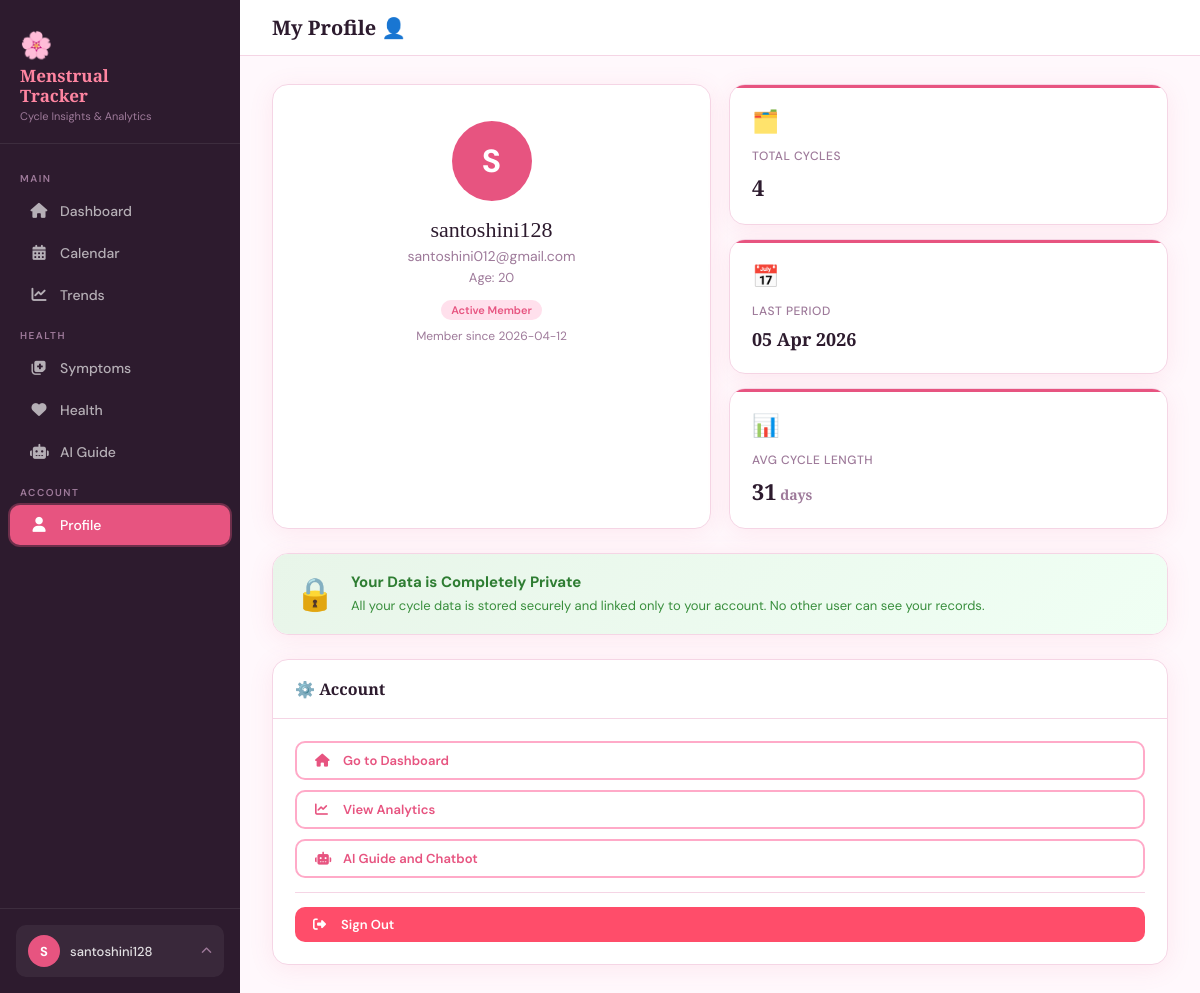
Screenshot of /profile (signed in) with the database file from the repository.
### tables this page shows
CREATE TABLE users (
            id INTEGER PRIMARY KEY AUTOINCREMENT,
            username TEXT NOT NULL UNIQUE,
            email TEXT NOT NULL UNIQUE,
            password TEXT NOT NULL,
            age INTEGER,
            created_at TEXT DEFAULT (datetime('now'))
        );

CREATE TABLE cycles (
            id INTEGER PRIMARY KEY AUTOINCREMENT,
            user_id INTEGER NOT NULL,
            start_date TEXT NOT NULL,
            end_date TEXT,
            symptoms TEXT,
            mood TEXT,
            notes TEXT,
            created_at TEXT DEFAULT (datetime('now')),
            FOREIGN KEY (user_id) REFERENCES users(id)
        );

### app.py (the view)
@app.route('/profile')
@login_required
def profile():
    uid    = session['user_id']
    conn   = get_db()
    user   = conn.execute('SELECT * FROM users WHERE id=?', (uid,)).fetchone()
    cycles = conn.execute('SELECT * FROM cycles WHERE user_id=? ORDER BY start_date DESC', (uid,)).fetchall()
    conn.close()
    if user is not None:
        user = dict(user)
    else:
        user = {'username': session.get('username', 'User'), 'email': '', 'age': None, 'created_at': ''}
    stats = compute_stats(cycles)
    return render_template('profile.html', username=session['username'], user=user, stats=stats)

### app.py (called while the page is built)
def get_db():
    conn = sqlite3.connect(DB_PATH)
    conn.row_factory = sqlite3.Row
    return conn

def login_required(f):
    @wraps(f)
    def decorated(*args, **kwargs):
        if 'user_id' not in session:
            return redirect(url_for('login'))
        return f(*args, **kwargs)
    return decorated

def compute_stats(cycles):
    if not cycles:
        return {'last_period': 'N/A', 'next_period': 'N/A', 'avg_cycle': 'N/A', 'count': 0}
    def val(c, key):
        return c[key] if isinstance(c, dict) else c[key]
    start_dates = [val(c, 'start_date') for c in cycles if val(c, 'start_date')]
    if not start_dates:
        return {'last_period': 'N/A', 'next_period': 'N/A', 'avg_cycle': 'N/A', 'count': len(cycles)}
    dates = sorted([datetime.strptime(d, '%Y-%m-%d') for d in start_dates])
    last = dates[-1]
    avg = 28
    if len(dates) >= 2:
        gaps = [(dates[i+1] - dates[i]).days for i in range(len(dates) - 1)]
        avg = round(sum(gaps) / len(gaps))
    next_p = last + timedelta(days=avg)
    return {
        'last_period': last.strftime('%d %b %Y'),
        'next_period': next_p.strftime('%d %b %Y'),
        'avg_cycle':   avg,
        'count':       len(cycles)
    }

### templates/profile.html (shortened to what this page needs)
{% extends "base.html" %}
{% block page_title %}My Profile 👤{% endblock %}
{% block content %}
<div class="grid-2 mb-6">
    <div class="card">
        <div class="card-body" style="text-align:center;padding:36px 24px;">
            <div style="width:80px;height:80px;border-radius:50%;background:var(--pink);display:flex;align-items:center;justify-content:center;font-size:32px;font-weight:700;color:white;margin:0 auto 16px;">
                {{ username[0].upper() if username else 'U' }}
            </div>
            <div style="font-family:'Playfair Display',serif;font-size:22px;color:var(--deep);margin-bottom:4px;">
                {{ username or 'User' }}
            </div>
            {% if user %}
            <div style="color:var(--muted);font-size:14px;margin-bottom:4px;">{{ user['email'] }}</div>
            {% if user['age'] %}<div style="color:var(--muted);font-size:13px;">Age: {{ user['age'] }}</div>{% endif %}
            {% endif %}
            <div style="margin-top:12px;"><span class="badge badge-pink">Active Member</span></div>
            {% if user and user['created_at'] %}
            <div style="margin-top:8px;font-size:12px;color:var(--muted);">Member since {{ user['created_at'][:10] }}</div>
            {% endif %}
        </div>
    </div>
    <div style="display:flex;flex-direction:column;gap:14px;">
        <div class="stat-card">
            <div class="stat-icon">🗂️</div>
            <div class="stat-label">Total Cycles</div>
            <div class="stat-value">{{ stats.count }}</div>
        </div>
        <div class="stat-card">
            <div class="stat-icon">📅</div>
            <div class="stat-label">Last Period</div>
            <div class="stat-value" style="font-size:18px;">{{ stats.last_period }}</div>
        </div>
        <div class="stat-card">
            <div class="stat-icon">📊</div>
            <div class="stat-label">Avg Cycle Length</div>
            <div class="stat-value">
                {{ stats.avg_cycle }}{% if stats.avg_cycle != 'N/A' %}<span style="font-size:14px;color:var(--muted);"> days</span>{% endif %}
            </div>
        </div>
    </div>
</div>
<div class="card mb-6">
    <div class="card-body" style="display:flex;align-items:center;gap:16px;padding:18px 22px;background:linear-gradient(135deg,#E8F5E9,#F0FFF4);">
        <div style="font-size:32px;">🔒</div>
        <div>
            <div style="font-weight:700;color:#2E7D32;font-size:15px;margin-bottom:4px;">Your Data is Completely Private</div>
            <div style="font-size:13px;color:#388E3C;line-height:1.5;">All your cycle data is stored securely and linked only to your account. No other user can see your records.</div>
        </div>
    </div>
</div>
<div class="card">
    <div class="card-header"><div class="card-title">⚙️ Account</div></div>
    <div class="card-body">
        <div style="display:flex;flex-direction:column;gap:10px;">
            <a href="/dashboard" class="btn btn-outline" style="justify-content:flex-start;">
                <i class="fas fa-home" style="color:var(--pink);width:20px;"></i> Go to Dashboard
            </a>
            <a href="/trends" class="btn btn-outline" style="justify-content:flex-start;">
                <i class="fas fa-chart-line" style="color:var(--pink);width:20px;"></i> View Analytics
            </a>
            <a href="/ai" class="btn btn-outline" style="justify-content:flex-start;">
                <i class="fas fa-robot" style="color:var(--pink);width:20px;"></i> AI Guide and Chatbot
            </a>
            <hr style="border:none;border-top:1px solid #F5D5E5;margin:4px 0;">
            <a href="/logout" class="btn btn-danger" style="justify-content:flex-start;">
                <i class="fas fa-sign-out-alt" style="width:20px;"></i> Sign Out
            </a>
        </div>
    </div>
</div>
{% endblock %}

### templates/base.html (shortened to what this page needs)
<!DOCTYPE html>
<html lang="en">
<head>
    <link rel="stylesheet" href="https://cdnjs.cloudflare.com/ajax/libs/font-awesome/6.5.0/css/all.min.css">
    <link rel="stylesheet" href="/static/css/style.css">
</head>
<body>
<aside class="sidebar" id="sidebar">
    <div class="sidebar-brand">
        <div class="brand-icon">🌸</div>
        <div class="brand-name">Menstrual<br>Tracker</div>
        <div class="brand-sub">Cycle Insights & Analytics</div>
    </div>
    <nav class="sidebar-nav">
        <div class="nav-label">Main</div>
        <a href="/dashboard" class="nav-item {% if request.path == '/dashboard' %}active{% endif %}">
            <i class="fas fa-home"></i> Dashboard
        </a>
        <a href="/calendar" class="nav-item {% if request.path == '/calendar' %}active{% endif %}">
            <i class="fas fa-calendar-alt"></i> Calendar
        </a>
        <a href="/trends" class="nav-item {% if request.path == '/trends' %}active{% endif %}">
            <i class="fas fa-chart-line"></i> Trends
        </a>
        <div class="nav-label">Health</div>
        <a href="/symptoms" class="nav-item {% if request.path == '/symptoms' %}active{% endif %}">
            <i class="fas fa-notes-medical"></i> Symptoms
        </a>
        <a href="/health" class="nav-item {% if request.path == '/health' %}active{% endif %}">
            <i class="fas fa-heart"></i> Health
        </a>
        <a href="/ai" class="nav-item {% if request.path == '/ai' %}active{% endif %}">
            <i class="fas fa-robot"></i> AI Guide
        </a>
        <div class="nav-label">Account</div>
        <a href="/profile" class="nav-item {% if request.path == '/profile' %}active{% endif %}">
            <i class="fas fa-user"></i> Profile
        </a>
    </nav>
    <div class="sidebar-footer">
        <div class="user-pill" onclick="toggleDropdown()">
            <div class="user-avatar">{{ username[0].upper() }}</div>
            <div class="user-name">{{ username }}</div>
            <i class="fas fa-chevron-up chevron"></i>
        </div>
    </div>
</aside>
<div class="main">
    <div class="topbar">
        <div class="page-title">{% block page_title %}Dashboard{% endblock %}</div>
    </div>
    <div class="content">
        {% block content %}{% endblock %}
    </div>
</div>
</body>
</html>

### static/css/style.css (style rules this page uses)
* { scrollbar-width: thin; scrollbar-color: #FFAAC8 transparent; }
.content > * { animation: fadeInUp 0.4s ease both; }
.content > *:nth-child(1) { animation-delay: 0.04s; }
.content > *:nth-child(2) { animation-delay: 0.10s; }
.content > *:nth-child(3) { animation-delay: 0.16s; }
.stat-card { transition: transform 0.2s, box-shadow 0.2s; cursor: default; }
.card { transition: box-shadow 0.2s; }
.nav-item.active { box-shadow: 0 0 0 2px rgba(231, 84, 128, 0.35); }
.btn { position: relative; overflow: hidden; }
.btn::after { content: ''; position: absolute; inset: 0; background: rgba(255,255,255,0.15); opacity: 0; transition: opacity 0.2s; border-radius: inherit; }

### rows the page displays
users: username "santoshini128", email "santoshini012@gmail.com", age "20", created_at "2026-04-12"
cycles: last_period "05 Apr 2026"

### other values shown
{{ username[0].upper() }} "S"
{{ username[0].upper() if username else 'U' }} "S"
{{ stats.count }} "4"
{{ stats.avg_cycle }} "31"
